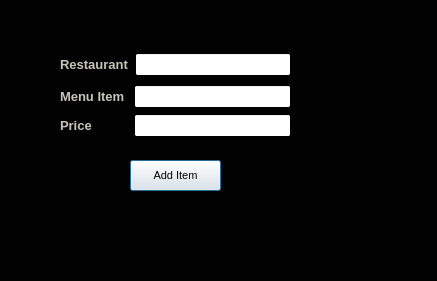
<?xml version="1.0" encoding="UTF-8"?>
<ui version="4.0">
 <class>addMenuItem</class>
 <widget class="QDialog" name="addMenuItem">
  <property name="geometry">
   <rect>
    <x>0</x>
    <y>0</y>
    <width>437</width>
    <height>281</height>
   </rect>
  </property>
  <property name="palette">
   <palette>
    <active>
     <colorrole role="WindowText">
      <brush brushstyle="SolidPattern">
       <color alpha="255">
        <red>198</red>
        <green>197</green>
        <blue>185</blue>
       </color>
      </brush>
     </colorrole>
     <colorrole role="Base">
      <brush brushstyle="SolidPattern">
       <color alpha="255">
        <red>255</red>
        <green>255</green>
        <blue>255</blue>
       </color>
      </brush>
     </colorrole>
     <colorrole role="Window">
      <brush brushstyle="SolidPattern">
       <color alpha="255">
        <red>2</red>
        <green>2</green>
        <blue>2</blue>
       </color>
      </brush>
     </colorrole>
    </active>
    <inactive>
     <colorrole role="WindowText">
      <brush brushstyle="SolidPattern">
       <color alpha="255">
        <red>198</red>
        <green>197</green>
        <blue>185</blue>
       </color>
      </brush>
     </colorrole>
     <colorrole role="Base">
      <brush brushstyle="SolidPattern">
       <color alpha="255">
        <red>255</red>
        <green>255</green>
        <blue>255</blue>
       </color>
      </brush>
     </colorrole>
     <colorrole role="Window">
      <brush brushstyle="SolidPattern">
       <color alpha="255">
        <red>2</red>
        <green>2</green>
        <blue>2</blue>
       </color>
      </brush>
     </colorrole>
    </inactive>
    <disabled>
     <colorrole role="WindowText">
      <brush brushstyle="SolidPattern">
       <color alpha="255">
        <red>120</red>
        <green>120</green>
        <blue>120</blue>
       </color>
      </brush>
     </colorrole>
     <colorrole role="Base">
      <brush brushstyle="SolidPattern">
       <color alpha="255">
        <red>2</red>
        <green>2</green>
        <blue>2</blue>
       </color>
      </brush>
     </colorrole>
     <colorrole role="Window">
      <brush brushstyle="SolidPattern">
       <color alpha="255">
        <red>2</red>
        <green>2</green>
        <blue>2</blue>
       </color>
      </brush>
     </colorrole>
    </disabled>
   </palette>
  </property>
  <property name="font">
   <font>
    <pointsize>10</pointsize>
    <weight>75</weight>
    <bold>true</bold>
   </font>
  </property>
  <property name="windowTitle">
   <string>Dialog</string>
  </property>
  <widget class="QPushButton" name="pushButton">
   <property name="geometry">
    <rect>
     <x>130</x>
     <y>160</y>
     <width>91</width>
     <height>31</height>
    </rect>
   </property>
   <property name="font">
    <font>
     <pointsize>8</pointsize>
     <weight>50</weight>
     <bold>false</bold>
    </font>
   </property>
   <property name="text">
    <string>Add Item</string>
   </property>
  </widget>
  <widget class="QWidget" name="">
   <property name="geometry">
    <rect>
     <x>60</x>
     <y>50</y>
     <width>231</width>
     <height>91</height>
    </rect>
   </property>
   <layout class="QVBoxLayout" name="verticalLayout_2">
    <item>
     <layout class="QHBoxLayout" name="horizontalLayout_3">
      <item>
       <widget class="QLabel" name="label_Restaurant">
        <property name="text">
         <string>Restaurant</string>
        </property>
       </widget>
      </item>
      <item>
       <widget class="QLineEdit" name="lineEdit_Restaurant"/>
      </item>
     </layout>
    </item>
    <item>
     <layout class="QVBoxLayout" name="verticalLayout">
      <item>
       <layout class="QHBoxLayout" name="horizontalLayout">
        <item>
         <widget class="QLabel" name="label_Item">
          <property name="text">
           <string>Menu Item </string>
          </property>
         </widget>
        </item>
        <item>
         <widget class="QLineEdit" name="lineEdit_Item"/>
        </item>
       </layout>
      </item>
      <item>
       <layout class="QHBoxLayout" name="horizontalLayout_2">
        <item>
         <widget class="QLabel" name="label_Price">
          <property name="text">
           <string>Price          </string>
          </property>
         </widget>
        </item>
        <item>
         <widget class="QLineEdit" name="lineEdit_Price"/>
        </item>
       </layout>
      </item>
     </layout>
    </item>
   </layout>
  </widget>
 </widget>
 <resources/>
 <connections/>
</ui>
